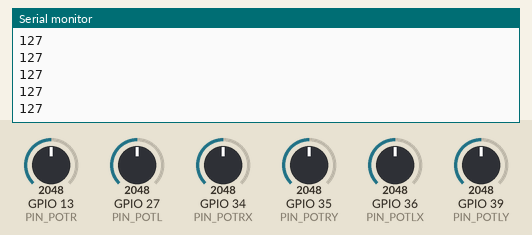
This sketch was run on a simulated ESP32. Parts: the last lines printed to the serial monitor. The inputs (shaded band) are chosen by the test bench; at power-on: GPIO 13 (PIN_POTR) = 2048, GPIO 27 (PIN_POTL) = 2048, GPIO 34 (PIN_POTRX) = 2048, GPIO 35 (PIN_POTRY) = 2048, GPIO 36 (PIN_POTLX) = 2048, GPIO 39 (PIN_POTLY) = 2048.

Above: at 3.2 s.
3.3 s: GPIO 13 (PIN_POTR) set to 2866
At 4.6 s:
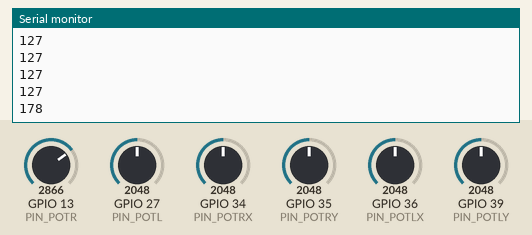
4.8 s: GPIO 27 (PIN_POTL) set to 1228
At 5.8 s:
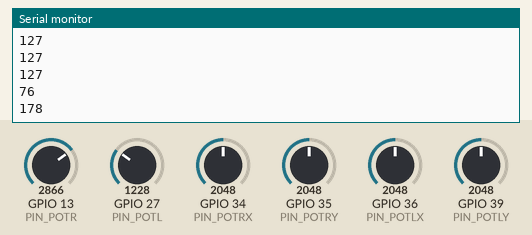
6.3 s: GPIO 34 (PIN_POTRX) set to 3972
7.8 s: GPIO 35 (PIN_POTRY) set to 122
At 8.7 s:
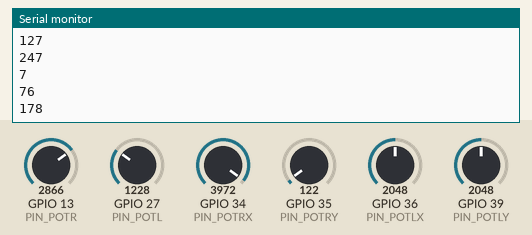
Timing chart, 0 to 10.3 s (numbered marks = the images above; inputs shaded):
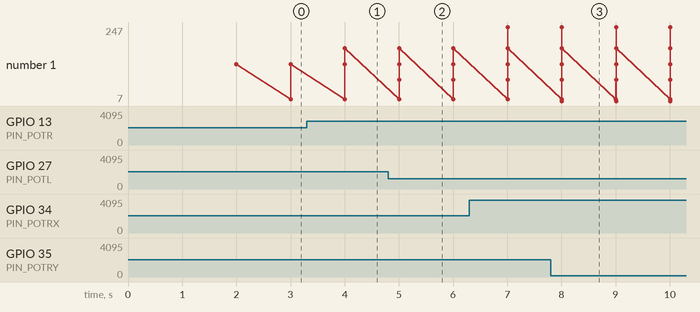

The sketch:

TestRemote.ino
```cpp
#include <SPI.h>
#include <Wire.h>

#define PIN_SW1 25
#define PIN_SW2 33
#define PIN_SW3 32
#define PIN_SW4 14
#define PIN_SW5 15
#define PIN_SW6 3
#define PIN_SW7 26

const int PIN_POTLX = 36;
const int PIN_POTLY = 39;
const int PIN_POTRX = 34;
const int PIN_POTRY = 35;
const int PIN_POTR = 13;
const int PIN_POTL = 27;

int lxVal = 0;
int lyVal = 0;
int rxVal = 0;
int ryVal = 0;
int potLVal = 0;
int potRVal = 0;

int _SW1 = 1;
int _SW2 = 1;
int _SW3 = 1;
int _SW4 = 1;
int _SW5 = 1;
int _SW6 = 1;
int _SW7 = 1;

// Max size of this struct is 32 bytes - NRF24L01 buffer limit
struct Data_Package {
  byte lxVal;
  byte lyVal;
  byte rxVal;
  byte ryVal;
  byte potLVal;
  byte potRVal;
  byte _SW1;
  byte _SW2;
  byte _SW3;
  byte _SW4;
  byte _SW5;
  byte _SW6;
  byte _SW7;
};
Data_Package data; //Create a variable with the above structure

void initData(){
  data.lxVal = 127;
  data.lyVal = 127;
  data.rxVal = 127;
  data.ryVal = 127;
  data.potLVal = 127;
  data.potRVal = 127;
  data._SW1 = 1;
  data._SW2 = 1;
  data._SW3 = 1;
  data._SW4 = 1;
  data._SW5 = 1;
  data._SW6 = 1;
  data._SW7 = 1;
}

void setup() {
  initDisplay();
  setUpPins();
  initData();
}

void loop() {
  readPots();
  //readPins();
  Serial.println("SIZE: ");
  Serial.println(sizeof(Data_Package));
}

void readPins(){
  _SW1 = digitalRead(PIN_SW1);
  _SW2 = digitalRead(PIN_SW2);
  _SW3 = digitalRead(PIN_SW3);
  _SW4 = digitalRead(PIN_SW4);
  _SW5 = digitalRead(PIN_SW5);
  _SW6 = digitalRead(PIN_SW6);
  _SW7 = digitalRead(PIN_SW7);

  Serial.println("BTN:");
  Serial.println(_SW1);
  Serial.println(_SW2);
  Serial.println(_SW3);
  Serial.println(_SW4);
  Serial.println(_SW5);
  Serial.println(_SW6);
  Serial.println(_SW7);

  data._SW1 = _SW1;
  data._SW2 = _SW2;
  data._SW3 = _SW3;
  data._SW4 = _SW4;
  data._SW5 = _SW5;
  data._SW6 = _SW6;
  data._SW7 = _SW7;

  delay(1000);
}

void setUpPins(){
  pinMode(PIN_SW1, INPUT_PULLUP);
  pinMode(PIN_SW2, INPUT_PULLUP);
  pinMode(PIN_SW3, INPUT_PULLUP);
  pinMode(PIN_SW4, INPUT_PULLUP);
  pinMode(PIN_SW5, INPUT_PULLUP);
  pinMode(PIN_SW6, INPUT_PULLUP);
  pinMode(PIN_SW7, INPUT_PULLUP);
}

void readPots(){
  lxVal = analogRead(PIN_POTLX);
  lyVal = analogRead(PIN_POTLY);
  rxVal = analogRead(PIN_POTRX);
  ryVal = analogRead(PIN_POTRY);
  potLVal = analogRead(PIN_POTL);
  potRVal = analogRead(PIN_POTR);

  data.lxVal = map(lxVal, 0, 4095, 0, 255);
  data.lyVal = map(lyVal, 0, 4095, 0, 255);
  data.rxVal = map(rxVal, 0, 4095, 0, 255);
  data.ryVal = map(ryVal, 0, 4095, 0, 255);
  data.potLVal = map(potLVal, 0, 4095, 0, 255);
  data.potRVal = map(potRVal, 0, 4095, 0, 255);

  Serial.println("POT:");
  Serial.println(data.lxVal);
  Serial.println(data.lyVal);
  Serial.println(data.rxVal);
  Serial.println(data.ryVal);
  Serial.println(data.potLVal);
  Serial.println(data.potRVal);
  delay(1000);

  //Max 4095
  //1935-120
  //int i = map(analogRead(sensorPin), 0, 1023, 0, 255);
  //int sensorValue2 = map(analogRead(sensorPin), 0, 4095, 0, 255);
}

void initDisplay(){
  Serial.begin(115200);
  delay(2000);
  Serial.println ("Started");
  Serial.println ("*************************************");
}
```

Measured:
- after the input at 3.3 s, the serial monitor: prints a new line after 0.70 s (image 1)
- after the input at 4.8 s, the serial monitor: prints a new line after 0.20 s (image 2)
- after the input at 7.8 s, the serial monitor: prints a new line after 0.21 s (image 3)
- plotted number 1: 127 → 178 after the input at 3.3 s
